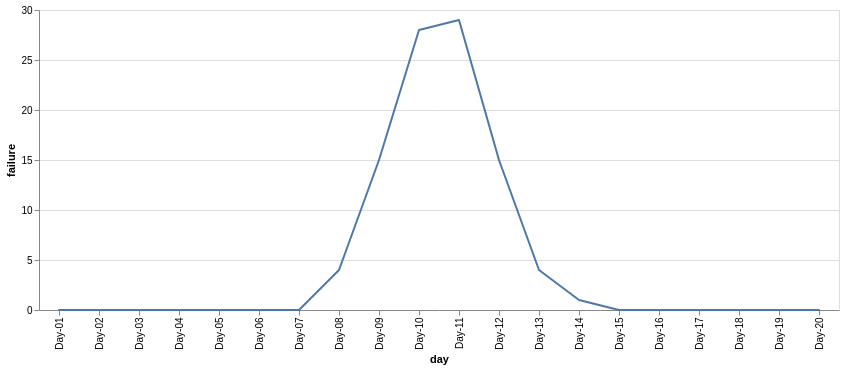

The notebook cell this image was saved under:
### Markdown cell above
ln 22 = ln 32 [j]

### Code cell
df_failure_m01 = df_predicted_failure[df_predicted_failure.machine == 'M-01']

alt.Chart(df_failure_m01).mark_trail().encode(
    x='day',
    y='failure',
).properties(
    width=800,
    height=300
)

### Figure 1 — Vega-Lite specification as saved in the notebook (floating-point values rounded to 4 significant figures)
{"config": {"view": {"continuousWidth": 300, "continuousHeight": 300}}, "data": {"name": "data-f3c2104659439e00d33d25e46d63c031"}, "mark": {"type": "trail"}, "encoding": {"x": {"field": "day", "type": "nominal"}, "y": {"field": "failure", "type": "quantitative"}}, "height": 300, "width": 800, "$schema": "https://vega.github.io/schema/vega-lite/v6.4.1.json", "datasets": {"data-f3c2104659439e00d33d25e46d63c031": [{"machine": "M-01", "day": "Day-01", "failure": 0}, {"machine": "M-01", "day": "Day-02", "failure": 0}, {"machine": "M-01", "day": "Day-03", "failure": 0}, {"machine": "M-01", "day": "Day-04", "failure": 0}, {"machine": "M-01", "day": "Day-05", "failure": 0}, {"machine": "M-01", "day": "Day-06", "failure": 0}, {"machine": "M-01", "day": "Day-07", "failure": 0}, {"machine": "M-01", "day": "Day-08", "failure": 4}, {"machine": "M-01", "day": "Day-09", "failure": 15}, {"machine": "M-01", "day": "Day-10", "failure": 28}, {"machine": "M-01", "day": "Day-11", "failure": 29}, {"machine": "M-01", "day": "Day-12", "failure": 15}, {"machine": "M-01", "day": "Day-13", "failure": 4}, {"machine": "M-01", "day": "Day-14", "failure": 1}, {"machine": "M-01", "day": "Day-15", "failure": 0}, {"machine": "M-01", "day": "Day-16", "failure": 0}, {"machine": "M-01", "day": "Day-17", "failure": 0}, {"machine": "M-01", "day": "Day-18", "failure": 0}, {"machine": "M-01", "day": "Day-19", "failure": 0}, {"machine": "M-01", "day": "Day-20", "failure": 0}]}}
